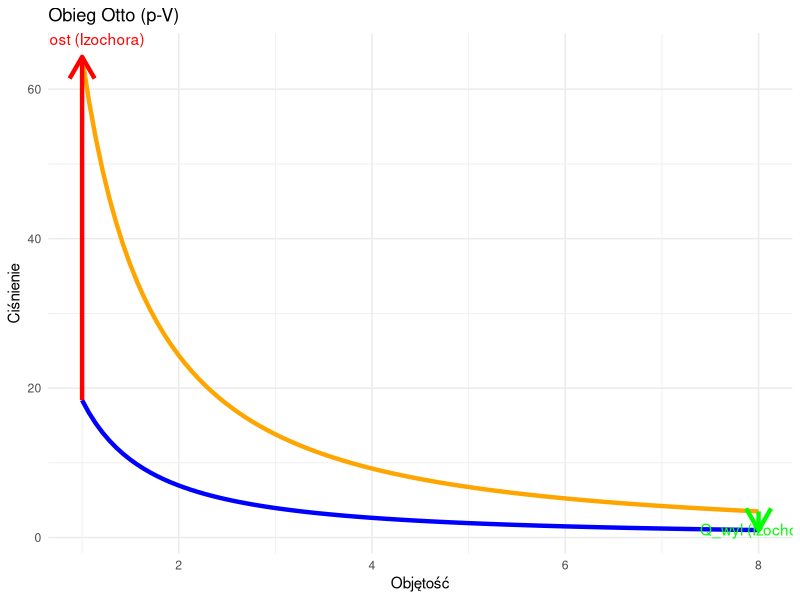

The R source for this figure:
## ---- chunk 1
#| label: otto-cycle-plot
#| echo: false
#| fig-width: 10
#| fig-height: 5

library(ggplot2)

# Parameters
gamma <- 1.4
r <- 8 # Compression ratio
v1 <- 8; p1 <- 1
v2 <- 1; p2 <- p1 * (v1/v2)^gamma
p3 <- p2 * 3.5 # Heat addition
v3 <- v2
p4 <- p3 * (v3/v1)^gamma
v4 <- v1

# Adiabatic curves
v_comp <- seq(v2, v1, length.out=100)
p_comp <- p1 * (v1/v_comp)^gamma

v_exp <- seq(v2, v1, length.out=100)
p_exp <- p3 * (v3/v_exp)^gamma

df_otto <- data.frame(
  v = c(v_comp, rev(v_exp), v2, v2, v1, v1),
  p = c(p_comp, rev(p_exp), p2, p3, p4, p1),
  group = c(rep("Sprężanie", 100), rep("Praca", 100), "Zapłon", "Zapłon", "Wydech", "Wydech")
)

ggplot() +
  geom_line(data=data.frame(v=v_comp, p=p_comp), aes(x=v, y=p), color="blue", size=1.5) +
  geom_line(data=data.frame(v=v_exp, p=p_exp), aes(x=v, y=p), color="orange", size=1.5) +
  geom_segment(aes(x=v2, y=p2, xend=v3, yend=p3), color="red", size=1.5, arrow=arrow()) +
  geom_segment(aes(x=v4, y=p4, xend=v1, yend=p1), color="green", size=1.5, arrow=arrow()) +
  annotate("text", x=v2, y=p3, label="Q_dost (Izochora)", vjust=-1, color="red") +
  annotate("text", x=v1, y=p4, label="Q_wyl (Izochora)", vjust=2, color="green") +
  labs(title="Obieg Otto (p-V)", x="Objętość", y="Ciśnienie") +
  theme_minimal()
